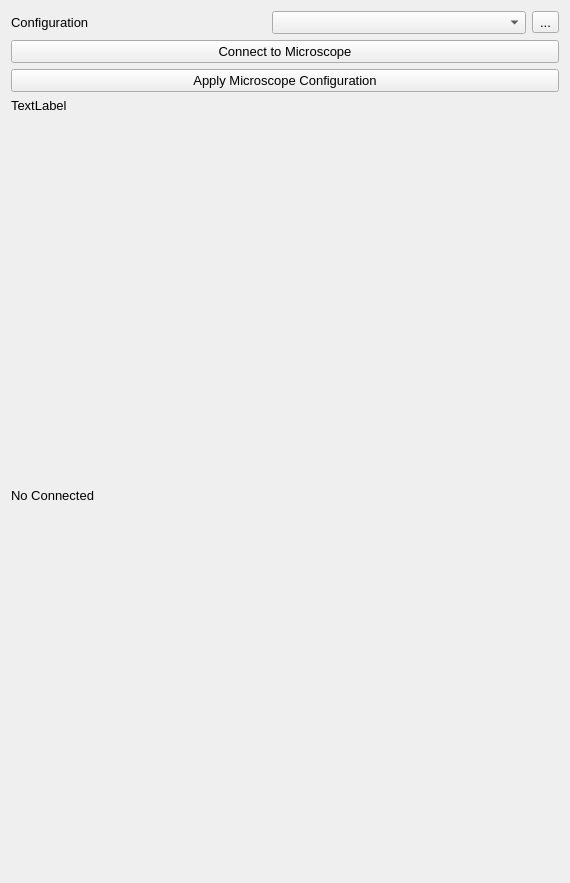
<?xml version="1.0" encoding="UTF-8"?>
<ui version="4.0">
 <class>Form</class>
 <widget class="QWidget" name="Form">
  <property name="geometry">
   <rect>
    <x>0</x>
    <y>0</y>
    <width>570</width>
    <height>883</height>
   </rect>
  </property>
  <property name="minimumSize">
   <size>
    <width>0</width>
    <height>450</height>
   </size>
  </property>
  <property name="font">
   <font>
    <pointsize>10</pointsize>
   </font>
  </property>
  <property name="windowTitle">
   <string>Form</string>
  </property>
  <layout class="QGridLayout" name="gridLayout">
   <item row="7" column="0" colspan="3">
    <spacer name="verticalSpacer_5">
     <property name="orientation">
      <enum>Qt::Vertical</enum>
     </property>
     <property name="sizeHint" stdset="0">
      <size>
       <width>20</width>
       <height>40</height>
      </size>
     </property>
    </spacer>
   </item>
   <item row="6" column="0" colspan="3">
    <widget class="QLabel" name="label_connection_information">
     <property name="font">
      <font>
       <pointsize>10</pointsize>
      </font>
     </property>
     <property name="text">
      <string>No Connected</string>
     </property>
    </widget>
   </item>
   <item row="1" column="0" colspan="3">
    <widget class="QPushButton" name="pushButton_connect_to_microscope">
     <property name="font">
      <font>
       <pointsize>10</pointsize>
      </font>
     </property>
     <property name="text">
      <string>Connect to Microscope</string>
     </property>
    </widget>
   </item>
   <item row="5" column="0" colspan="3">
    <spacer name="verticalSpacer">
     <property name="orientation">
      <enum>Qt::Vertical</enum>
     </property>
     <property name="sizeHint" stdset="0">
      <size>
       <width>20</width>
       <height>40</height>
      </size>
     </property>
    </spacer>
   </item>
   <item row="0" column="0">
    <widget class="QLabel" name="label_configuration">
     <property name="text">
      <string>Configuration</string>
     </property>
    </widget>
   </item>
   <item row="3" column="0" colspan="3">
    <widget class="QPushButton" name="pushButton_apply_configuration">
     <property name="font">
      <font>
       <pointsize>10</pointsize>
      </font>
     </property>
     <property name="text">
      <string>Apply Microscope Configuration</string>
     </property>
    </widget>
   </item>
   <item row="0" column="1">
    <widget class="QComboBox" name="comboBox_configuration"/>
   </item>
   <item row="0" column="2">
    <widget class="QToolButton" name="toolButton_import_configuration">
     <property name="text">
      <string>...</string>
     </property>
    </widget>
   </item>
   <item row="4" column="0" colspan="3">
    <widget class="QLabel" name="label_connection_status">
     <property name="text">
      <string>TextLabel</string>
     </property>
    </widget>
   </item>
  </layout>
 </widget>
 <resources/>
 <connections/>
</ui>
